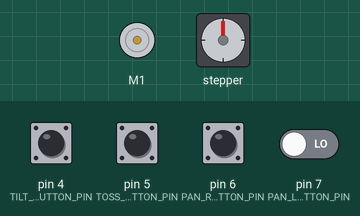
Simulated run of this sketch. Board: Arduino Uno, built with avr-gcc and run on an emulated ATmega328P. Parts: DC motor (green arrow = forward, orange = backward, longer = faster), stepper motor. The test bench sets the inputs (shaded band); at power-on: pin 4 (TILT_DOWN_BUTTON_PIN), pin 5 (TOSS_BUTTON_PIN), pin 6 (PAN_RIGHT_BUTTON_PIN), pin 7 (PAN_LEFT_BUTTON_PIN) LOW. Random numbers use the default seed unless the sketch sets one; stepper angles assume 200 steps per turn.

Above: at 1.2 s.
1.3 s: pin 4 (TILT_DOWN_BUTTON_PIN) pulled HIGH for 0.15 s
At 2.3 s:
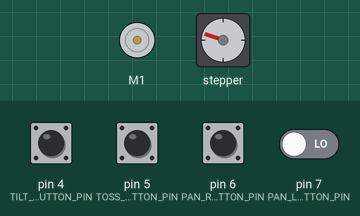
3.2 s: pin 5 (TOSS_BUTTON_PIN) pulled HIGH for 1 s
At 5.2 s:
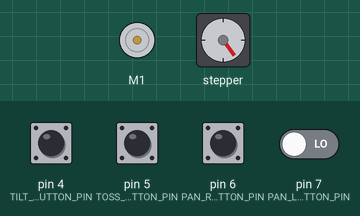
5.9 s: pin 6 (PAN_RIGHT_BUTTON_PIN) pulled HIGH for 0.15 s
At 6.02 s:
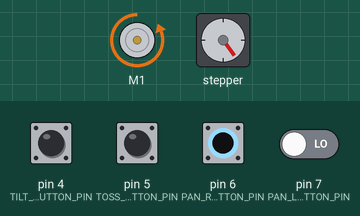
7.6 s: pin 5 (TOSS_BUTTON_PIN) pulled HIGH for 0.15 s
At 9.2 s:
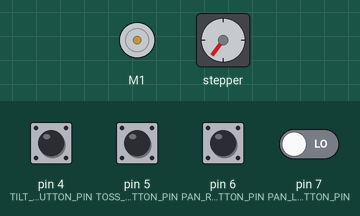
9.5 s: pin 4 (TILT_DOWN_BUTTON_PIN) pulled HIGH for 1 s
At 10.31 s:
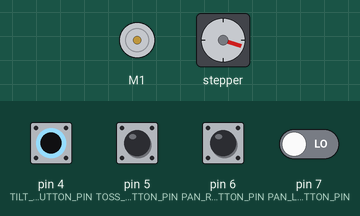
12.2 s: pin 6 (PAN_RIGHT_BUTTON_PIN) pulled HIGH for 1 s
At 12.8 s:
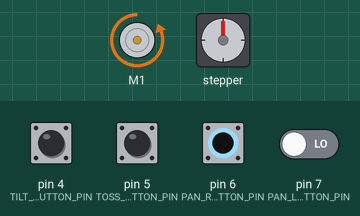
Timing chart, 0 to 15.2 s (numbered marks = the images above; inputs shaded):
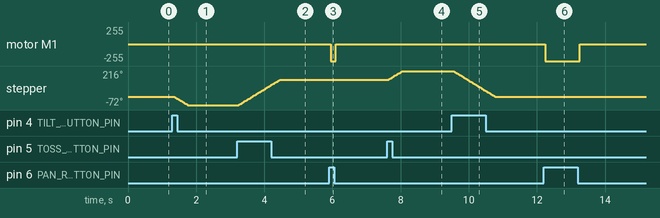

The sketch:

corn-hole-arduino.ino
```cpp
// Setting up motors and motor shield
#include <Wire.h>
#include <Adafruit_MotorShield.h>
#include "utility/Adafruit_MS_PWMServoDriver.h"

// TODO Configure these pins
#define PAN_MOTOR (1)           // this is the M1 pin on motor shield
#define TILT_MOTOR (2)          // this is the M2 on motor shield
#define TOSS_BUTTON_PIN 5       // spring release button
#define PAN_LEFT_BUTTON_PIN 7   // pan left button
#define PAN_RIGHT_BUTTON_PIN 6  // pan right button
#define TILT_UP_BUTTON_PIN 5    // tilt up button
#define TILT_DOWN_BUTTON_PIN 4  // tilt down button

#define PAN_PWM 255             // the PWM speed at which to pan
#define TILT_PWM 255            // the PWM speed at which to tilt
#define MIN_RANDOMIZE_TIME 150  // the minimum time to move a servo during randomization
#define MAX_RANDOMIZE_TIME 500  // the maximum time to move a servo during randomization

#define DEBOUNCE_DELAY 50       // the time between button reads

#define NUM_BUTTONS 4
short buttons[] = {
  PAN_LEFT_BUTTON_PIN,
  PAN_RIGHT_BUTTON_PIN,
  TILT_UP_BUTTON_PIN,
  TILT_DOWN_BUTTON_PIN
};
unsigned long lastDebounceTimes[NUM_BUTTONS];  // the last time the output pins were toggled
short lastButtonStates[NUM_BUTTONS];
short buttonStates[NUM_BUTTONS];

// Create the motor shield object with the default I2C address
Adafruit_MotorShield AFMS = Adafruit_MotorShield();

Adafruit_DCMotor *panMotor = AFMS.getMotor(PAN_MOTOR);
Adafruit_StepperMotor *tiltMotor = AFMS.getStepper(200, 2);
Adafruit_DCMotor *springMotor = AFMS.getMotor(TILT_MOTOR);

void setup() {
  // Initialize serial for computer debugging
  Serial.begin(9600);

  // Configure button pins as inputs
  for (short i = 0; i < NUM_BUTTONS; ++i) {
    pinMode(buttons[i], INPUT);
    lastButtonStates[i] = LOW;
    buttonStates[i] = LOW;
    lastDebounceTimes[i] = 0;
  }

  // Initialize the motors
  AFMS.begin();  // create with the default frequency 1.6KHz

}

void loop() {

  // Check the states of all the buttons
  for (short i = 0; i < NUM_BUTTONS; ++i) {
    int reading = digitalRead(buttons[i]);

    if (reading != lastButtonStates[i]) {
      // Button has changed state, so reset the debouncing timer for that button
      lastDebounceTimes[i] = millis();
    } else if ((millis() - lastDebounceTimes[i]) > DEBOUNCE_DELAY) {
      buttonStates[i] = reading;
    }
    // save the reading. Next time through the loop, it'll be the lastButtonState:
    lastButtonStates[i] = reading;
  }

  // Check if
  for (short i = 0; i < NUM_BUTTONS; ++i) {
    Adafruit_DCMotor *motor;
    short direction;
    bool usingDCMotor = true;

    if (buttons[i] == PAN_LEFT_BUTTON_PIN) {
      motor = panMotor;
      direction = FORWARD;

    } else if (buttons[i] == PAN_RIGHT_BUTTON_PIN) {
      motor = panMotor;
      direction = BACKWARD;

    } else if (buttons[i] == TILT_UP_BUTTON_PIN) {
      direction = FORWARD;
      usingDCMotor = false;

    } else if (buttons[i] == TILT_DOWN_BUTTON_PIN) {
      direction = BACKWARD;
      usingDCMotor = false;
    }

    if (usingDCMotor) {
      motor->setSpeed(PAN_PWM);
      motor->run(buttonStates[i] == HIGH ? direction : RELEASE);
    } else if (buttonStates[i] == HIGH) {
      tiltMotor->step(20, direction, SINGLE);
    }
  }

}

/**
 * Pans the launcher left and right.
 * ms: the number of milliseconds to move for
 * direction: the direction to move in
 */
void pan(int ms, short direction) {
  // Move the motor
  panMotor->setSpeed(PAN_PWM);
  panMotor->run(direction);
  // Wait for ms
  delay(ms);
  // Stop the motor
  panMotor->run(RELEASE);
}

/**
 * Pans the cannon left and right.
 * ms: the number of milliseconds to move for
 * direction: the direction to move in
 */
void tilt(int ms, short direction) {
  // Move the motor
//  tiltMotor->setSpeed(TILT_PWM);
//  tiltMotor->run(direction);
  // Wait for ms
  delay(ms);
  // Stop the motor
//  tiltMotor->run(RELEASE);
}

/**
 * Tosses the bean bag by releasing the spring.
 */
void toss() {
  // TODO Release the spring
}

/**
 * Randomly tilts and pans the launcher.
 */
void randomizePosition() {
  tilt(random(MIN_RANDOMIZE_TIME, MAX_RANDOMIZE_TIME+1), getRandomDirection());
  pan(random(MIN_RANDOMIZE_TIME, MAX_RANDOMIZE_TIME+1), getRandomDirection());
}

/**
 * Returns -1 or 1 pseudo-randomly.
 */
int getRandomDirection() {
  return (int)random(0, 2) * 2 - 1;
}
```

Measured:
- after the input at 1.3 s, stepper: turns 72° counter-clockwise in 0.40 s, starting after 0.05 s
- after the input at 3.2 s, stepper: turns 216° clockwise in 1.2 s, starting after 0.05 s
- after the input at 5.9 s, motor M1: stopped → backward 255/255 after 0.05 s, → stopped 0.15 s later
- after the input at 7.6 s, stepper: turns 72° clockwise in 0.40 s, starting after 0.05 s
- after the input at 9.5 s, stepper: turns 216° counter-clockwise in 1.2 s, starting after 0.05 s
- after the input at 12.2 s, motor M1: stopped → backward 255/255 after 0.05 s, → stopped 1.0 s later
